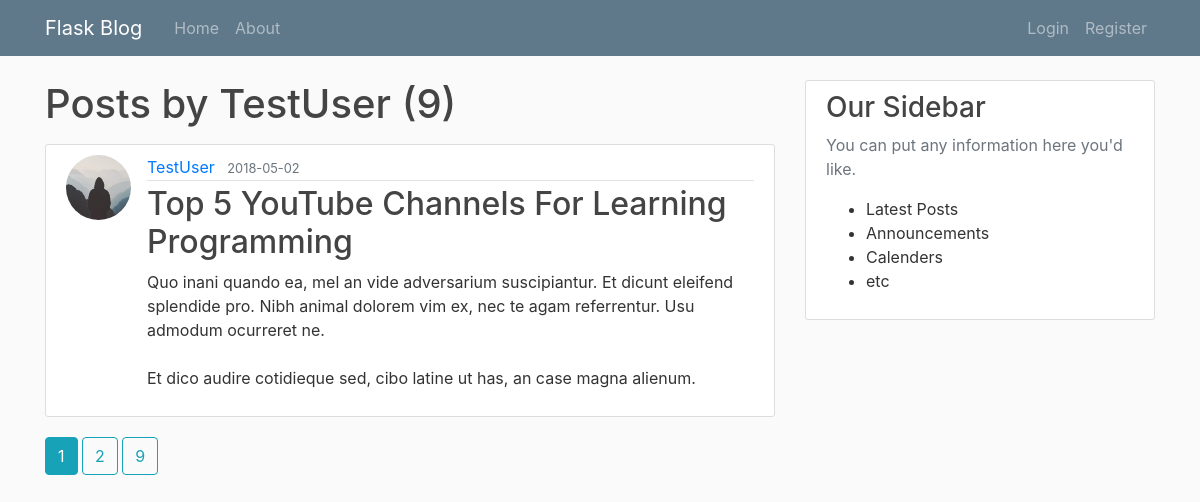
Page /user/TestUser on the committed database.
### flaskblog/models.py (models this page shows, shortened)
class User(db.Model, UserMixin):
    id = db.Column(db.Integer, primary_key=True)
    username = db.Column(db.String(20), unique=True, nullable=False)
    email = db.Column(db.String(120), unique=True, nullable=False)
    image_file = db.Column(db.String(20), nullable=False, default='default.jpg')
    password = db.Column(db.String(60), nullable=False)
    posts = db.relationship('Post', backref='author', lazy=True)

class Post(db.Model):
    id = db.Column(db.Integer, primary_key=True)
    title = db.Column(db.String(100), nullable=False)
    date_posted = db.Column(db.DateTime, nullable=False, default=datetime.utcnow)
    content = db.Column(db.Text, nullable=False)
    user_id = db.Column(db.Integer, db.ForeignKey('user.id'), nullable=False)

### flaskblog/users/routes.py (the view)
@users.route('/user/<string:username>')
def user_posts(username):
    page = request.args.get('page', 1, type=int)
    user = User.query.filter_by(username=username).first_or_404()
    posts = Post.query.filter_by(author=user)\
        .order_by(Post.date_posted.desc())\
        .paginate(page=page, per_page=1)
    return render_template('user_post.html', posts=posts, user=user)

### flaskblog/templates/user_post.html (shortened to what this page needs)
{% extends "layout.html" %}
{% block content %}
    <h1 class="mb-3">Posts by {{ user.username }} ({{ posts.total }})</h1>
{% for post in posts.items %}
<article class="media content-section">
    <img class="rounded-circle article-img"
        src="{{ url_for('static', filename='profile_pics/' + post.author.image_file) }}">
    <div class="media-body">
        <div class="article-metadata">
            <a class="mr-2" href="{{ url_for('users.user_posts', username=post.author.username)}}">{{ post.author.username }}</a>
            <small class="text-muted">{{ post.date_posted.strftime('%Y-%m-%d') }}</small>
        </div>
        <h2><a class="article-title" href="{{ url_for('posts.post', post_id=post.id) }}">{{ post.title }}</a></h2>
        <p class="article-content">{{ post.content }}</p>
    </div>
</article>
{% endfor %}
{% for page_num in posts.iter_pages(left_edge=1, right_edge=1, left_current=1, right_current=2) %}
{% if page_num %}
{% if posts.page == page_num %}
                <a class="btn btn-info mb-4"
                    href="{{ url_for('users.user_posts', username=user.username, page=page_num) }}">{{ page_num }}</a>
{% else %}
                <a class="btn btn-outline-info mb-4"
                    href="{{ url_for('users.user_posts', username=user.username, page=page_num) }}">{{ page_num }}</a>
{% endif %}
{% endif %}
{% endfor %}
{% endblock content %}

### flaskblog/static/main.css (style rules this page uses)
body { background: #fafafa; color: #333333; margin-top: 5rem; }
h1, h2, h3, h4, h5, h6 { color: #444444; }
.content-section { background: #ffffff; padding: 10px 20px; border: 1px solid #dddddd; border-radius: 3px; margin-bottom: 20px; }
.article-title { color: #444444; }
.article-content { white-space: pre-line; }
.article-img { height: 65px; width: 65px; margin-right: 16px; }
.article-metadata { padding-bottom: 1px; margin-bottom: 4px; border-bottom: 1px solid #e3e3e3 }

### rows in the picture
User: username "TestUser"
Post: image_file (placeholder picture), author.username "TestUser", date_posted "2018-05-02", title "Top 5 YouTube Channels For Learning Programming", content "Quo inani quando ea, mel an vide adversarium suscipiantur. Et dicunt eleifend splendide pro. Nibh animal dolorem vim ex, nec te agam referrentur. Usu admodum ocurreret ne. Et dico audire cotidieque sed, cibo latine ut has, an case magna alienum."

### other values in the picture
{{ posts.total }} "9"
{{ page_num }} "1"
{{ page_num }} "2" "9"
